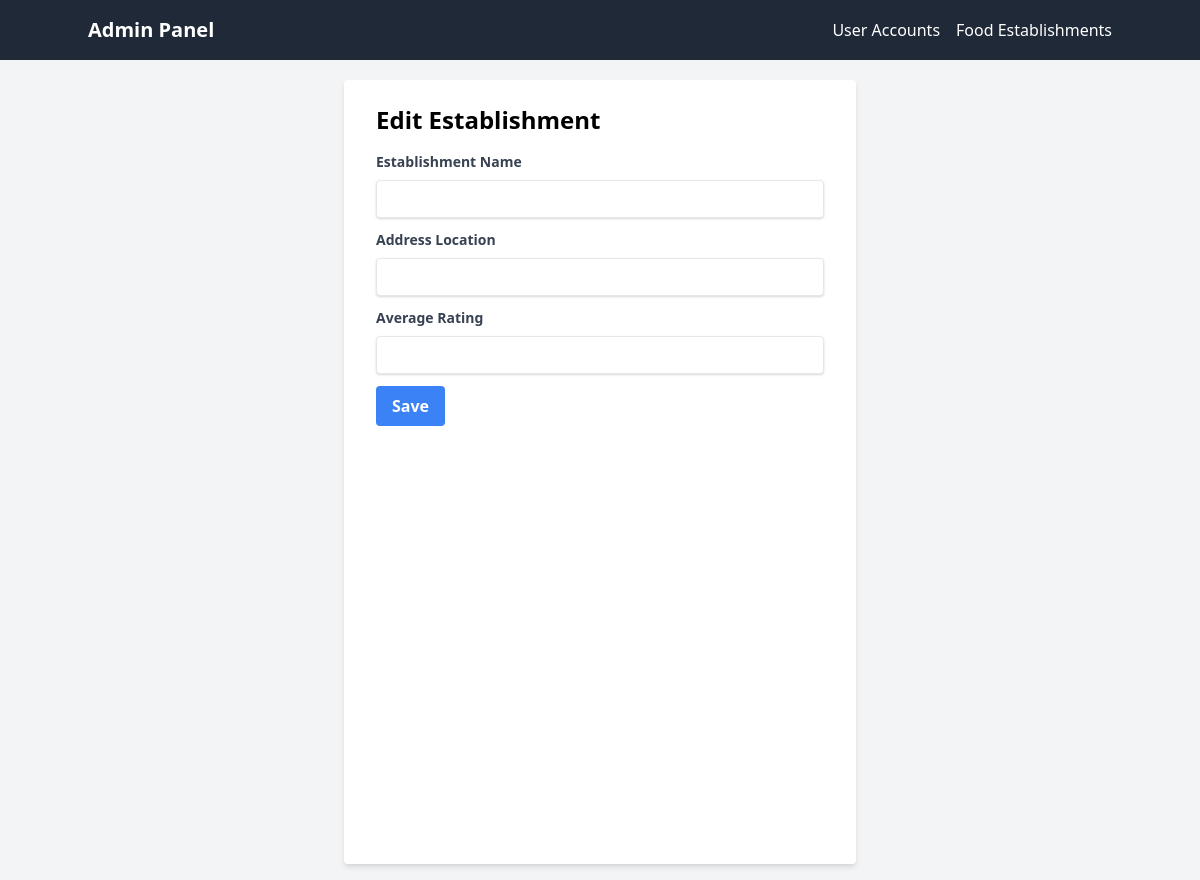
Before: /admin/edit-establishment/3 with the older database file.
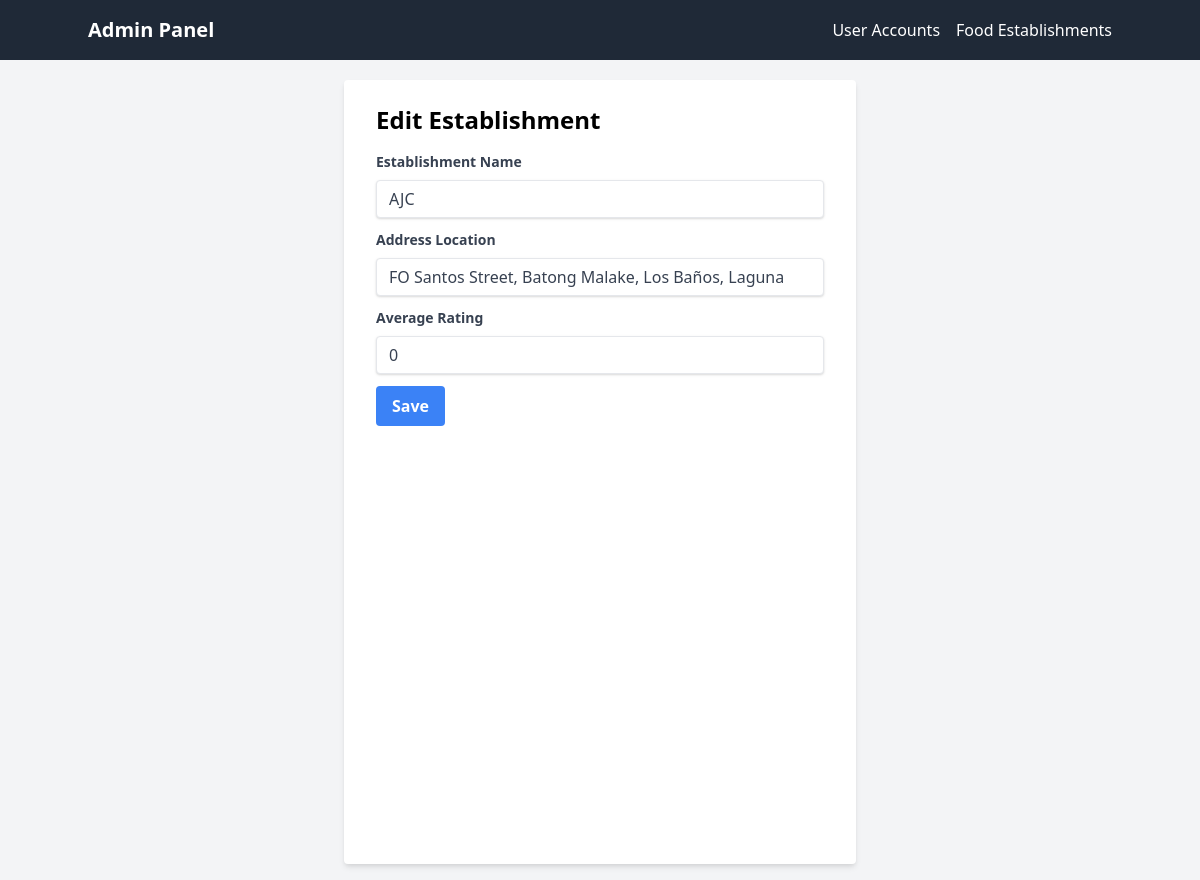
After: the same page with the newer database file.
### tables this page shows
CREATE TABLE ESTABLISHMENT (
        establishment_id INTEGER PRIMARY KEY AUTOINCREMENT,
        address_location VARCHAR(100) NOT NULL UNIQUE,
        establishment_name VARCHAR(50) NOT NULL UNIQUE,
        average_rating DECIMAL(3,2)
    );

### app.py (the view, shortened to what this page needs)
@app.route('/admin/edit-establishment/<int:establishment_id>', methods=['GET', 'POST'])
def edit_est(establishment_id):
    if request.method == 'GET':
        connection = sqlite3.connect("project.db")
        cursor = connection.cursor()
        cursor.execute("SELECT establishment_id, establishment_name, address_location, average_rating FROM ESTABLISHMENT WHERE establishment_id = ?", (establishment_id,))
        establishment = cursor.fetchone()
        connection.close()
        return render_template('EditEst.html', establishment=establishment)

### templates/EditEst.html (shortened to what this page needs)
<!DOCTYPE html>
<html lang="en">
<head>
    <link href="https://cdn.jsdelivr.net/npm/tailwindcss@2.2.19/dist/tailwind.min.css" rel="stylesheet">
</head>
<body class="flex mt-20 justify-center h-screen bg-gray-100">
    {% include 'AdminNav.html' %}
    <form class="bg-white shadow-md rounded px-8 pt-6 pb-8 mb-4 w-full max-w-lg" method="post">
        <h1 class="text-2xl font-bold mb-4">Edit Establishment</h1>
        <div class="mb-3">
            <label class="block text-gray-700 text-sm font-bold mb-2" for="est_name">
                Establishment Name
            </label>
            <input class="shadow appearance-none border rounded w-full py-2 px-3 text-gray-700 leading-tight focus:outline-none focus:shadow-outline" id="est_name" name="est_name" type="text" value="{{ establishment[1] }}">
        </div>
        <div class="mb-3">
            <label class="block text-gray-700 text-sm font-bold mb-2" for="addr_loc">
                Address Location
            </label>
            <input class="shadow appearance-none border rounded w-full py-2 px-3 text-gray-700 leading-tight focus:outline-none focus:shadow-outline" id="addr_loc" name="addr_loc" type="text" value="{{ establishment[2] }}">
        </div>
        <div class="mb-3">
            <label class="block text-gray-700 text-sm font-bold mb-2" for="ave_rating">
                Average Rating
            </label>
            <input class="shadow appearance-none border rounded w-full py-2 px-3 text-gray-700 leading-tight focus:outline-none focus:shadow-outline" id="ave_rating" name="ave_rating" type="text" value="{{ establishment[3] }}">
        </div>
        <div class="flex items-center justify-between mt-3">
            <button class="bg-blue-500 hover:bg-blue-700 text-white font-bold py-2 px-4 rounded focus:outline-none focus:shadow-outline" type="submit">
                Save
            </button>
        </div>
    </form>
</body>
</html>

Changed rows visible on the page:
added ESTABLISHMENT: est_name "AJC", addr_loc "FO Santos Street, Batong Malake, Los Baños, Laguna", ave_rating "0"
